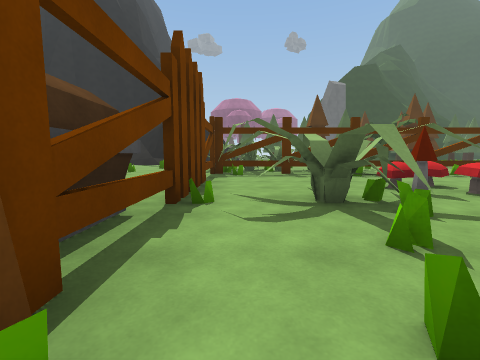
View 1 (above)

24 first-person views from a walk through a Unity game level. The camera is 1.2 m above the floor, tilts 6° down and sees 90° across. The floor is counted in squares, 2 m on a side. Each view is taken from the middle of a square. On the plan, view 1 faces up. The plan holds only what a view shows up to about 9 squares ahead; the rest is blank. The place goes on beyond the plan. Some animated figures are left out. Surface patterns are stand-ins for the level's own textures.

View 2
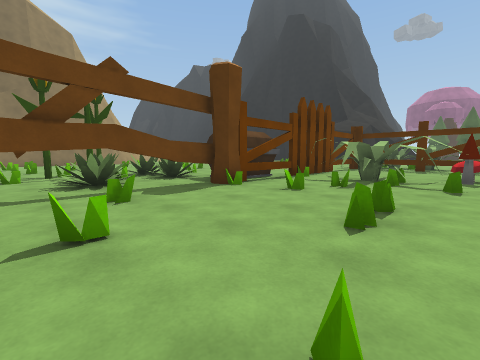

View 3
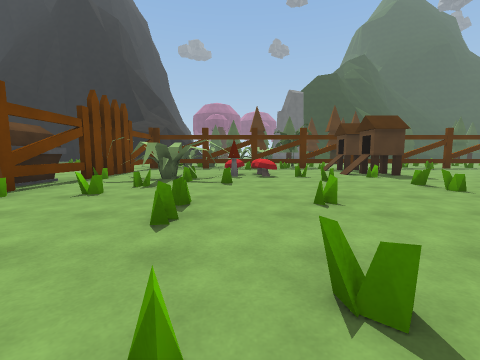

View 4
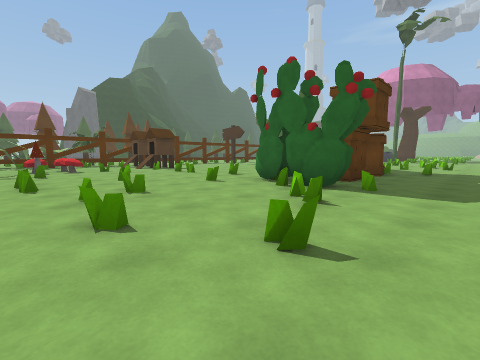

View 5
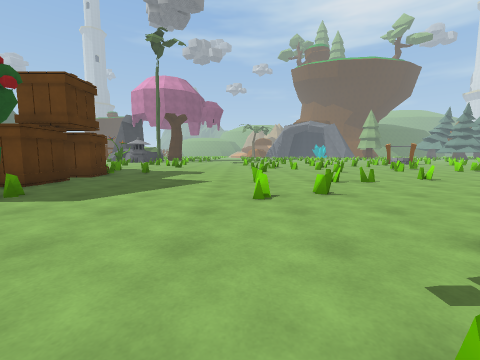

View 6
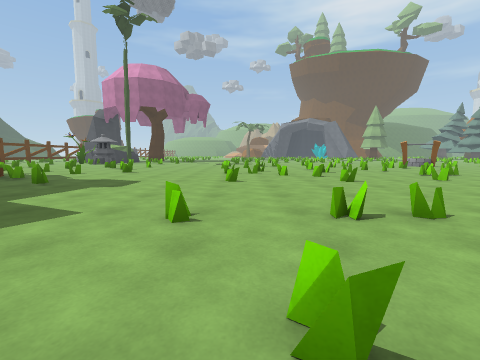

View 7
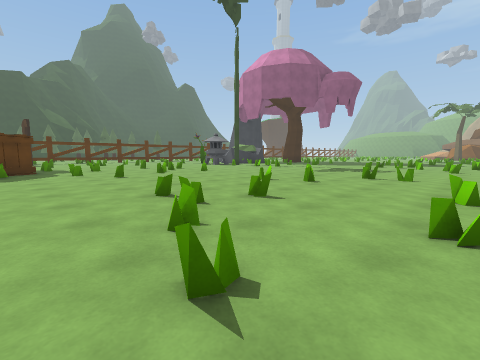

View 8
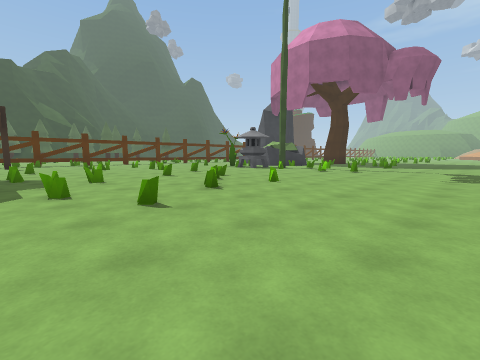

View 9
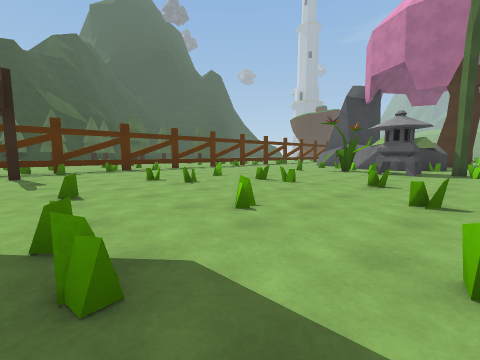

View 10
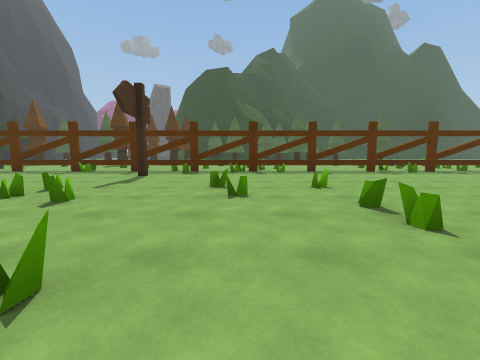

View 11
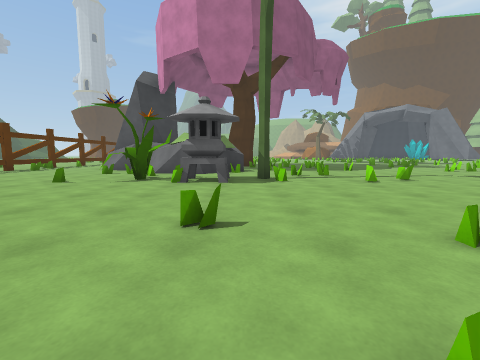

View 12
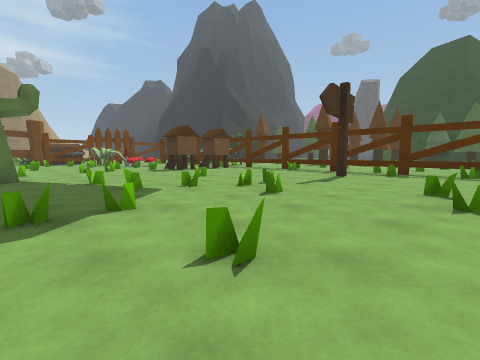

View 13
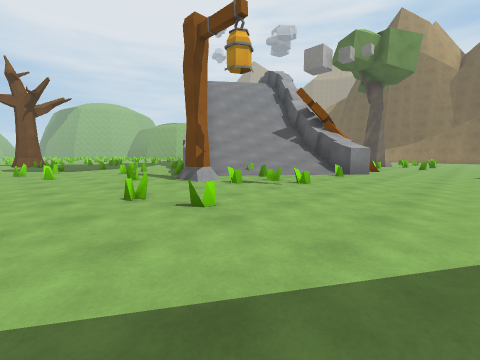

View 14
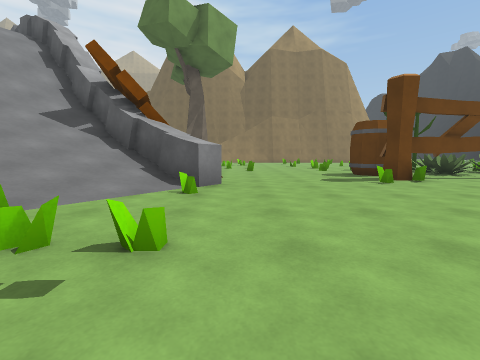

View 15
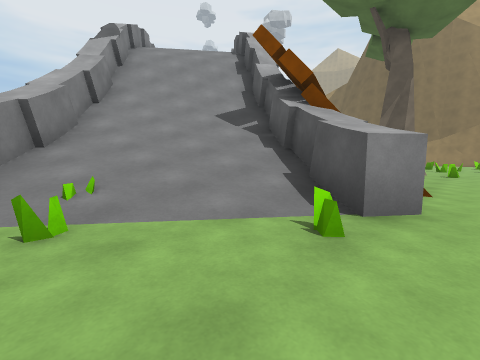

View 16
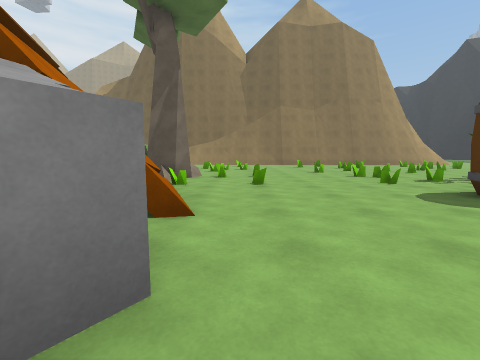

View 17
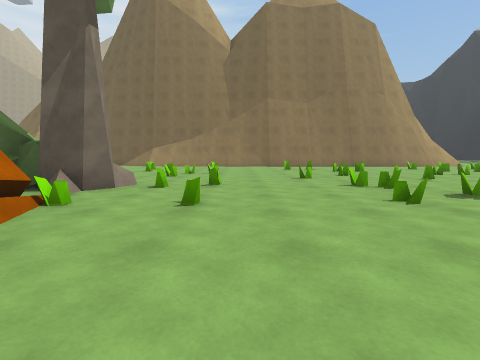

View 18
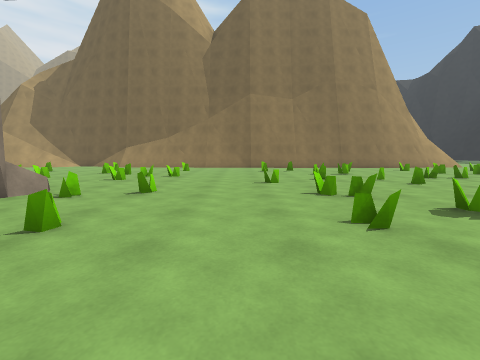

View 19
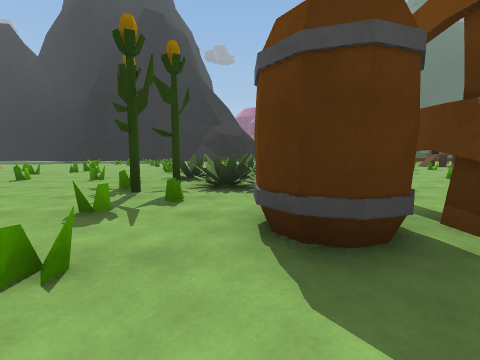

View 20
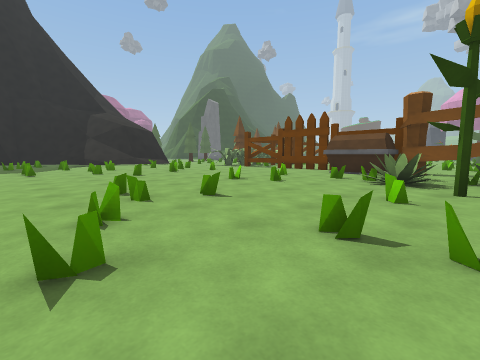

View 21
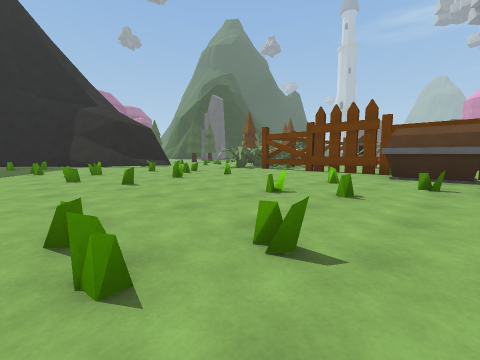

View 22
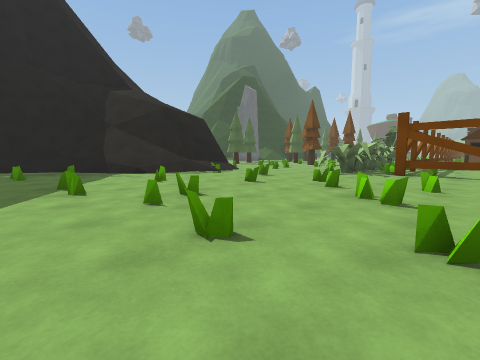

View 23
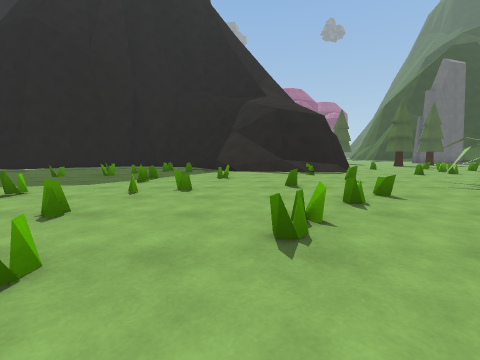

View 24
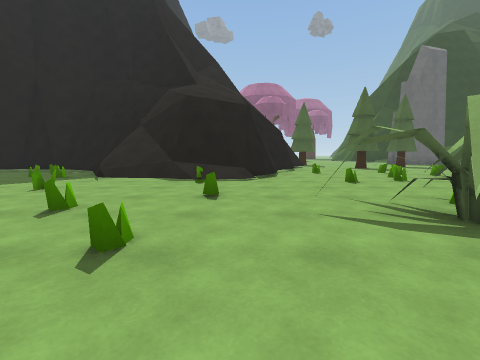

### Floor plan
Key: @ floor where view 1 was taken; # wall or solid block; . floor; / step, stairs or slope; = window, fence, low wall or low ledge; ^ raised ledge; F fence; M mushroom; C chest; P plant; T thing the floor can be seen under or through; A cactus; R crate; S sign; E tree; L streetlight; B barrel; O other object.
Columns run from 11 left of view 1 to 25 right of it. Each row starts with its distance up from view 1.
 16 ####^^   ##.....
 15 ...##=#  #=..=..
 14 =.=#=/####....=
 13 ..==.//##...=.
 12 .=.....//.=..
 11 ...=.=.......
 10 ......=..#.#OOO
  9  ...=.....#OOOO  O       ..
  8  .=...==..######=#=#=#=####=#=#=#=#=#
  7  ..=..==..==..=...O...=..=.......=..=
  6  ...=.....#.......O.....S............
  5  .........F....M.....................
  4  .........FOOOMM..O..................
  3 =.=..=.=..#OOO..=....=..=.......=..=
  2 ...=.....C#.O.=.=.=....=.=.=.=...P=OO
  1  ......P.C#.=.....=..........=...P.O
  0 .=.=.=..P.T@.=.=........=.=.....OO.OO
 -1 ...=..PPP.T..=....=.A...=....=.....OO
 -2 =...=.P...T=..=...O   RR.=.......E..=
 -3 ..=....=..T.=....ARR R.R....=.....=..
 -4 =..=..=#B##...=.=A.R.R...=.=....=..=.
 -5 =...==.=...=..=.......=..=.......=..=
 -6 .....................................
 -7 .....................................
 -8 =.=..=.=.........=.=.................
 -9 ...=.E..####/.=...=...=..=..=....  .=
-10  =...EE####///=....=....=.=...=...
-11 =..= O## ##////.L..=....=.....=....=
-12 ...     ##/////#.=.......=.=........
-13 =      ##////###..=.=....=.
-14        #/////#..=......=..=
-15        #////##  ...= ...=..
-16        ////##   ..=.  .=..
-17          //#      ..     .=

Where each view was taken, in squares from view 1:
view 1: 0 up, 0 right, facing up
view 2: 3 down, 3 right, facing up-left
view 3: 3 down, 3 right, facing up
view 4: 6 down, 2 right, facing up-right
view 5: 8 down, 3 right, facing right
view 6: 9 down, 6 right, facing right
view 7: 12 down, 12 right, facing up-right
view 8: 8 down, 13 right, facing up-right
view 9: 2 down, 13 right, facing up-right
view 10: 1 down, 16 right, facing up
view 11: 1 down, 16 right, facing right
view 12: 1 down, 16 right, facing up-left
view 13: 6 down, 8 right, facing down-left
view 14: 8 down, 5 right, facing left
view 15: 8 down, 3 right, facing down-left
view 16: 8 down, 1 right, facing left
view 17: 7 down, 1 left, facing left
view 18: 6 down, 2 left, facing left
view 19: 6 down, 3 left, facing up
view 20: 1 down, 10 left, facing up-right
view 21: 1 up, 9 left, facing up-right
view 22: 6 up, 9 left, facing up-right
view 23: 5 up, 6 left, facing up
view 24: 7 up, 3 left, facing up
